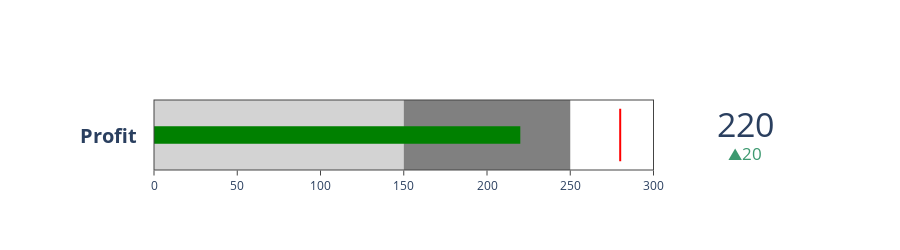

This figure's notebook cell:
### Code cell
fig = go.Figure(go.Indicator(
    mode = "number+gauge+delta", value = 220,
    domain = {'x': [0.1, 1], 'y': [0, 1]},
    title = {'text' :"<b>Profit</b>"},
    delta = {'reference': 200},
    gauge = {
        'shape': "bullet",
        'axis': {'range': [None, 300]},
        'threshold': {
            'line': {'color': "red", 'width': 2},
            'thickness': 0.75,
            'value': 280},
        'steps': [
            {'range': [0, 150], 'color': "lightgray"},
            {'range': [150, 250], 'color': "gray"}]}))
fig.update_layout(height = 250)
fig.show()

### Figure 1 — Plotly figure (JSON) as saved in the notebook; plotly's stock layout.template omitted (floating-point values rounded to 4 significant figures)
{"data": [{"delta": {"reference": 200}, "domain": {"x": [0.1, 1], "y": [0, 1]}, "gauge": {"axis": {"range": [null, 300]}, "shape": "bullet", "steps": [{"color": "lightgray", "range": [0, 150]}, {"color": "gray", "range": [150, 250]}], "threshold": {"line": {"color": "red", "width": 2}, "thickness": 0.75, "value": 280}}, "mode": "number+gauge+delta", "title": {"text": "<b>Profit</b>"}, "type": "indicator", "value": 220}], "layout": {"height": 250}}
